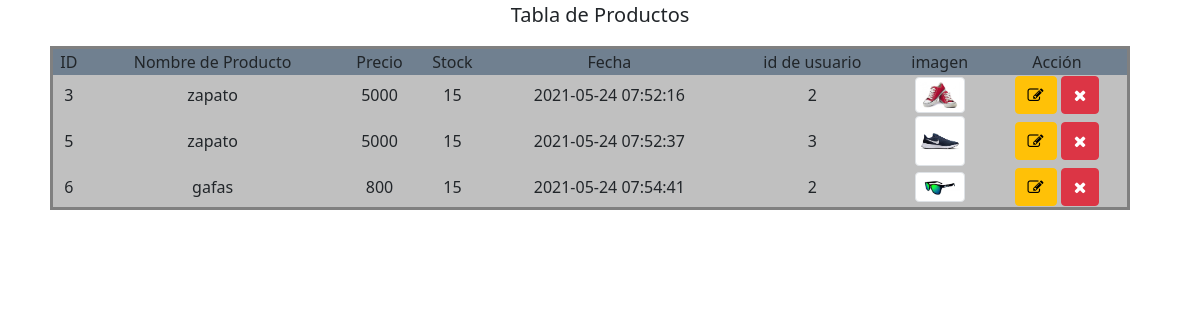
Screenshot of /technicoders/vista/productos.php (signed in) with the database file from the repository.
### tables this page shows
CREATE TABLE `prdcts` (
  `id` int(11) NOT NULL,
  `nombre` text NOT NULL,
  `precio` int(11) NOT NULL,
  `stock` int(11) NOT NULL,
  `fecha` timestamp NOT NULL DEFAULT CURRENT_TIMESTAMP ON UPDATE CURRENT_TIMESTAMP,
  `idUsuario` int(11) NOT NULL,
  `imagen` text NOT NULL
);

### technicoders/controlador/productosControlador.php (called while the page is built, shortened)
<?php
    include_once '../modelo/productosModelo.php';
    Class ControladorProductos {
        static public function ctrMostrarProductos($item, $valor)   {
            $tabla = 'prdcts';
            $respuesta = ModeloProductos::mdlMostrarProductos($tabla, $item,  $valor);
            return $respuesta;
        }
    }

### technicoders/modelo/conexion.php (called while the page is built)
<?php
    Class Conexion{
        static public function conectar(){
            $link = new PDO("mysql:host=localhost;dbname=tchncdrs",
                            "root",
                            ""
                            );
            $link->exec("set names utf8");
            return $link;
        }
    }

### technicoders/modelo/productosModelo.php (called while the page is built, shortened)
<?php
    include_once 'conexion.php';
    Class modeloProductos{
        static public function mdlMostrarProductos($tabla, $item,  $valor){
            if($item != null){
                $stmt = Conexion::conectar()->prepare("SELECT * FROM $tabla WHERE $item = :$item ");
                $stmt -> bindParam(":".$item, $valor,  PDO::PARAM_STR);
                $stmt -> execute();
			    return $stmt -> fetch();
            }else{
                $stmt = Conexion::conectar()->prepare("SELECT *FROM $tabla ");
                $stmt -> execute();
                return $stmt -> fetchAll();
             }
        }
    }

### technicoders/vista/productos.php (the view, shortened to what this page needs)
<?php
    include '../controlador/productosControlador.php';
    $item = null;
    $valor = null;
    $listado = ControladorProductos::ctrMostrarProductos($item,$valor);
?>
<!DOCTYPE html>
<html lang="es">
<head>
    <link href="https://cdn.jsdelivr.net/npm/bootstrap@5.0.1/dist/css/bootstrap.min.css" rel="stylesheet">
    <link rel="stylesheet" href="css/style.css">
    <link rel="stylesheet" href="https://cdnjs.cloudflare.com/ajax/libs/font-awesome/4.7.0/css/font-awesome.min.css">
</head>
<body>
<figure class="text-center">
  <blockquote class="blockquote">
    <p>Tabla de Productos</p>
  </blockquote>
</figure>
    <table class="tablaProductos">
        <thead class="thead">
            <tr>
                <td>ID</td>
                <td>Nombre de Producto</td>
                <td>Precio</td>
                <td>Stock</td>
                <td>Fecha</td>
                <td>id de usuario</td>
                <td>imagen</td>
                <td>Acción</td>
            </tr>
        </thead>
        <tbody class="tbody">
        <?php
            foreach($listado as $key => $value){
                echo '<tr class="lista">';
                    echo '<td>'.$value[0];'</td>';
                    echo '<td>'.$value[1];'</td>';
                    echo '<td>'.$value[2];'</td>';
                    echo '<td>'.$value[3];'</td>';
                    echo '<td>'.$value[4];'</td>';
                    echo '<td>'.$value[5];'</td>';
                    echo '<td><img src="'.$value[6].'" class="img-thumbnail" width="50px"></td>';
                    echo    '<td>
                                <button type="button" class="btn btn-warning btnEditarProd" idProducto="'.$value[0].'"  data-bs-toggle="modal" data-bs-target="#modalEditarProducto" >
                                <i class="fa fa-edit"></i>
                                </button>
                                <button type="button" onclick=("hola"); class="btn btn-danger btnEliminarProd" idProducto="'.$value[0].'" >
                                <i class="fa fa-remove"></i>
                                </button>
                            </td>';
                echo '</tr>';
            }
            ?>
        </tbody>
    </table>
</body>
</html>

### technicoders/vista/css/style.css (style rules this page uses)
.tablaProductos { margin: 10px 50px; text-align: center; border-style: solid; border-radius: 20%; height: 100px; width: 90%; }
.thead { background-color: slategrey; border-radius: 20%; margin: 10px; padding: 10px; }
.lista { background-color: silver; margin: 10px; }

### rows the page displays
prdcts: id "3", nombre "zapato", precio "5000", stock "15", fecha "2021-05-24 07:52:16", idUsuario "2", imagen (picture)
prdcts: id "5", nombre "zapato", precio "5000", stock "15", fecha "2021-05-24 07:52:37", idUsuario "3", imagen (picture)
prdcts: id "6", nombre "gafas", precio "800", stock "15", fecha "2021-05-24 07:54:41", idUsuario "2", imagen (picture)
